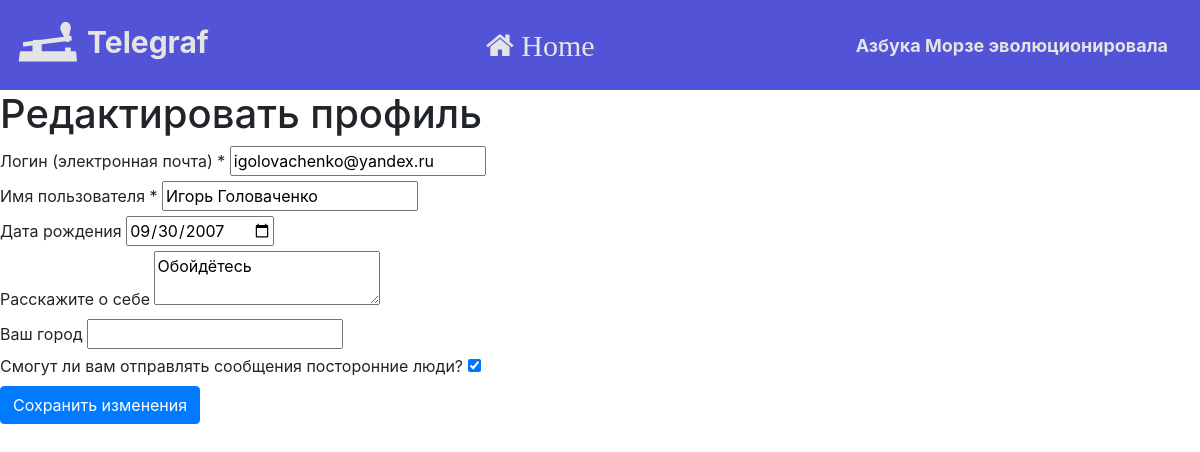
The page /edit_profile (signed in) on the database as committed earlier.
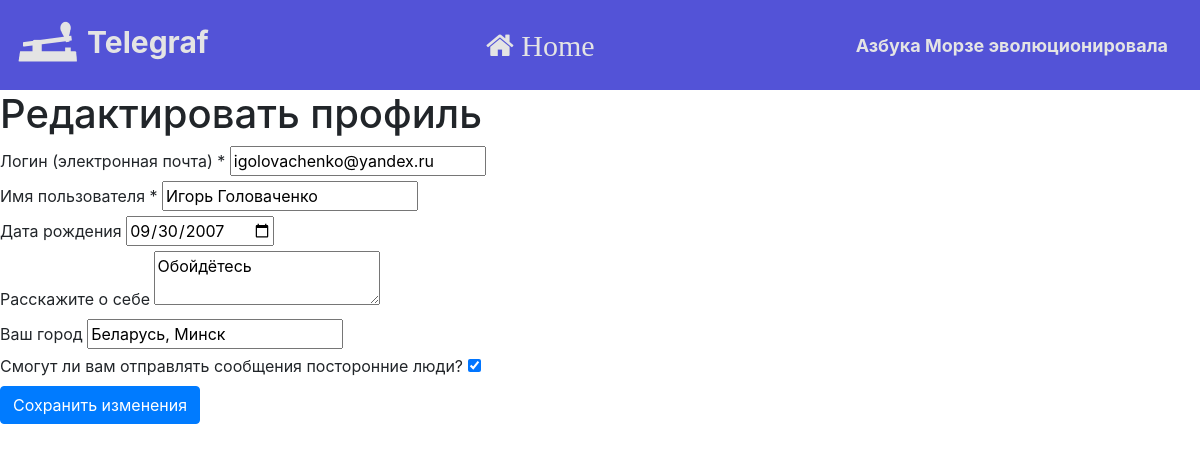
The same page on the database as committed later.
### data/users.py (models this page shows, shortened)
class User(SqlAlchemyBase, UserMixin, SerializerMixin):
    __tablename__ = 'users'
    id = sqlalchemy.Column(sqlalchemy.Integer,
                           primary_key=True, autoincrement=True)
    username = sqlalchemy.Column(sqlalchemy.String)
    bdate = sqlalchemy.Column(sqlalchemy.Date)
    descript = sqlalchemy.Column(sqlalchemy.String)
    friends = sqlalchemy.Column(sqlalchemy.String, default='')
    city = sqlalchemy.Column(sqlalchemy.String)
    email = sqlalchemy.Column(sqlalchemy.String, unique=True)
    last_online = sqlalchemy.Column(sqlalchemy.DateTime,
                                    default=datetime.datetime.now())
    free_chat = sqlalchemy.Column(sqlalchemy.Boolean)
    hashed_password = sqlalchemy.Column(sqlalchemy.String, nullable=True)

### server.py (the view, shortened to what this page needs)
@app.route('/edit_profile', methods=['GET', 'POST'])
def edit_profile():
    if not current_user.is_authenticated:
        redirect('/login')
    agent = request.headers.get('User-Agent')
    is_mobile = ('iphone' or 'android' or 'blackberry') in agent.lower()
    db_sess = db_session.create_session()
    current_user.last_online = datetime.datetime.now()
    db_sess.merge(current_user)
    db_sess.commit()
    form = EditProfileForm()
    if request.method == 'GET':
        form.username.data = current_user.username
        form.bdate.data = current_user.bdate
        form.descript.data = current_user.descript
        form.city.data = current_user.city
        form.email.data = current_user.email
        form.free_chat.data = current_user.free_chat
    return render_template('edit_profile.html', is_mobile=is_mobile, title=f'Редактировать профиль', form=form);

### data/edit_profile_form.py
class EditProfileForm(FlaskForm):
    email = EmailField('Логин (электронная почта) *', validators=[DataRequired()])
    username = StringField('Имя пользователя *', validators=[DataRequired()])
    bdate = DateField('Дата рождения')
    descript = TextAreaField('Расскажите о себе')
    city = StringField('Ваш город')
    free_chat = BooleanField('Смогут ли вам отправлять сообщения посторонние люди?')
    submit = SubmitField('Сохранить изменения')

### data/db_session.py (called while the page is built)
def create_session() -> Session:
    global __factory
    return __factory()

### server.py (called while the page is built)
@login_manager.user_loader
def load_user(user_id):
    db_sess = db_session.create_session()
    return db_sess.query(User).get(user_id)

### templates/edit_profile.html (shortened to what this page needs)
{% extends "base.html" %}
{% block content %}
<h1>{{title}}</h1>
<form action="" method="post">
    {% for field in form if field.name != 'csrf_token' and field.name != 'submit' %}
    <div>
        {{ field.label() }}
        {{ field() }}
    </div>
    {% endfor %}
    <p>{{ form.submit(type="submit", class="btn btn-primary") }}</p>
</form>
{% endblock %}

Rows that differ between the two databases and show on the page:
changed User "igolovachenko@yandex.ru": city (not shown) → "Беларусь, Минск"
